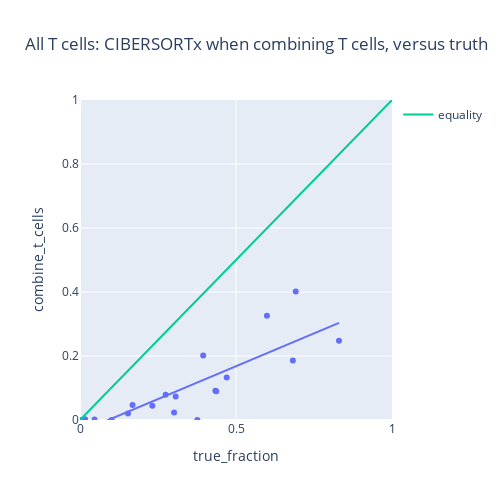

Notebook code cell kept with this figure:
### Code cell
fig = px.scatter(
    df.loc["T"],
    x="true_fraction",
    y="combine_t_cells",
    title="All T cells: CIBERSORTx when combining T cells, versus truth",
    trendline="ols"
)
fig.add_trace(go.Scatter(x=[0, 1], y=[0, 1], mode='lines', name='equality'))
fig.update_xaxes(range=[0, 1])
fig.update_yaxes(range=[0, 1])
fig.update_layout(width=500, height=500)
fig.show()

### Figure 1 — Plotly figure (JSON) as saved in the notebook; plotly's stock layout.template omitted (floating-point values rounded to 4 significant figures)
{"data": [{"hovertemplate": "true_fraction=%{x}<br>combine_t_cells=%{y}<extra></extra>", "legendgroup": "", "marker": {"color": "#636efa", "symbol": "circle"}, "mode": "markers", "name": "", "orientation": "v", "showlegend": false, "type": "scatter", "x": [0.376, 0.3016, 0, 0.6915, 0.4339, 0.6823, 0.1013, 0.8301, 0.3066, 0.0466, 0.0162, 0.1684, 0.4367, 0.1539, 0.2319, 0.4702, 0.2745, 0.3949, 0.5992], "xaxis": "x", "y": [0, 0.02379, 0, 0.4019, 0.09116, 0.1862, 0, 0.2477, 0.07307, 0.001221, 0.002376, 0.04679, 0.0898, 0.02068, 0.04489, 0.1329, 0.07855, 0.2019, 0.3255], "yaxis": "y"}, {"hovertemplate": "<b>OLS trendline</b><br>combine_t_cells = 0.410491 * true_fraction + -0.0371741<br>R<sup>2</sup>=0.693571<br><br>true_fraction=%{x}<br>combine_t_cells=%{y} <b>(trend)</b><extra></extra>", "legendgroup": "", "marker": {"color": "#636efa", "symbol": "circle"}, "mode": "lines", "name": "", "showlegend": false, "type": "scatter", "x": [0, 0.0162, 0.0466, 0.1013, 0.1539, 0.1684, 0.2319, 0.2745, 0.3016, 0.3066, 0.376, 0.3949, 0.4339, 0.4367, 0.4702, 0.5992, 0.6823, 0.6915, 0.8301], "xaxis": "x", "y": [-0.03717, -0.03052, -0.01805, 0.004409, 0.026, 0.03195, 0.05802, 0.07551, 0.08663, 0.08868, 0.1172, 0.1249, 0.1409, 0.1421, 0.1558, 0.2088, 0.2429, 0.2467, 0.3036], "yaxis": "y"}, {"mode": "lines", "name": "equality", "type": "scatter", "x": [0, 1], "y": [0, 1]}], "layout": {"height": 500, "legend": {"tracegroupgap": 0}, "title": {"text": "All T cells: CIBERSORTx when combining T cells, versus truth"}, "width": 500, "xaxis": {"anchor": "y", "domain": [0, 1], "range": [0, 1], "title": {"text": "true_fraction"}, "type": "linear"}, "yaxis": {"anchor": "x", "domain": [0, 1], "range": [0, 1], "title": {"text": "combine_t_cells"}, "type": "linear"}}}
